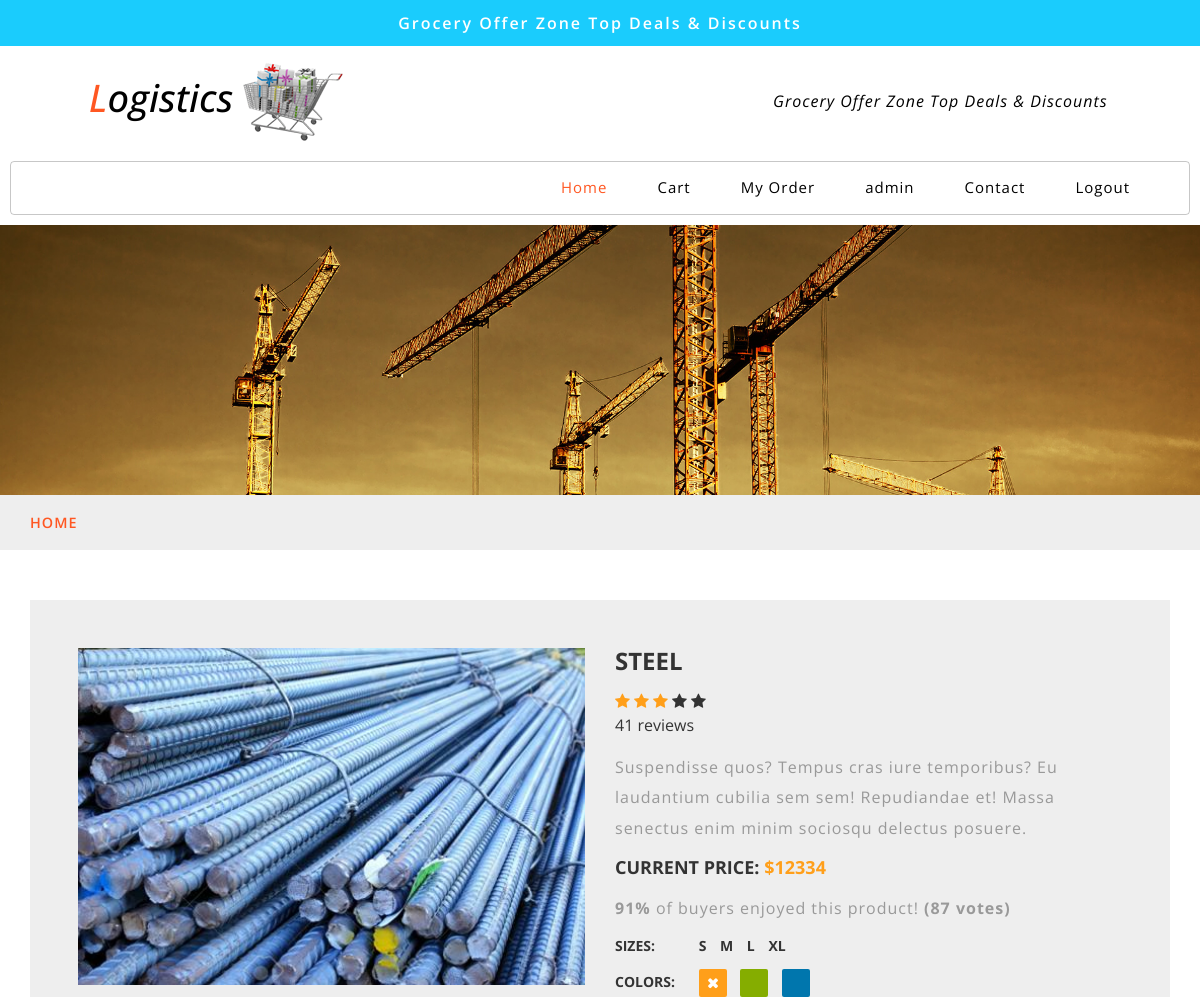
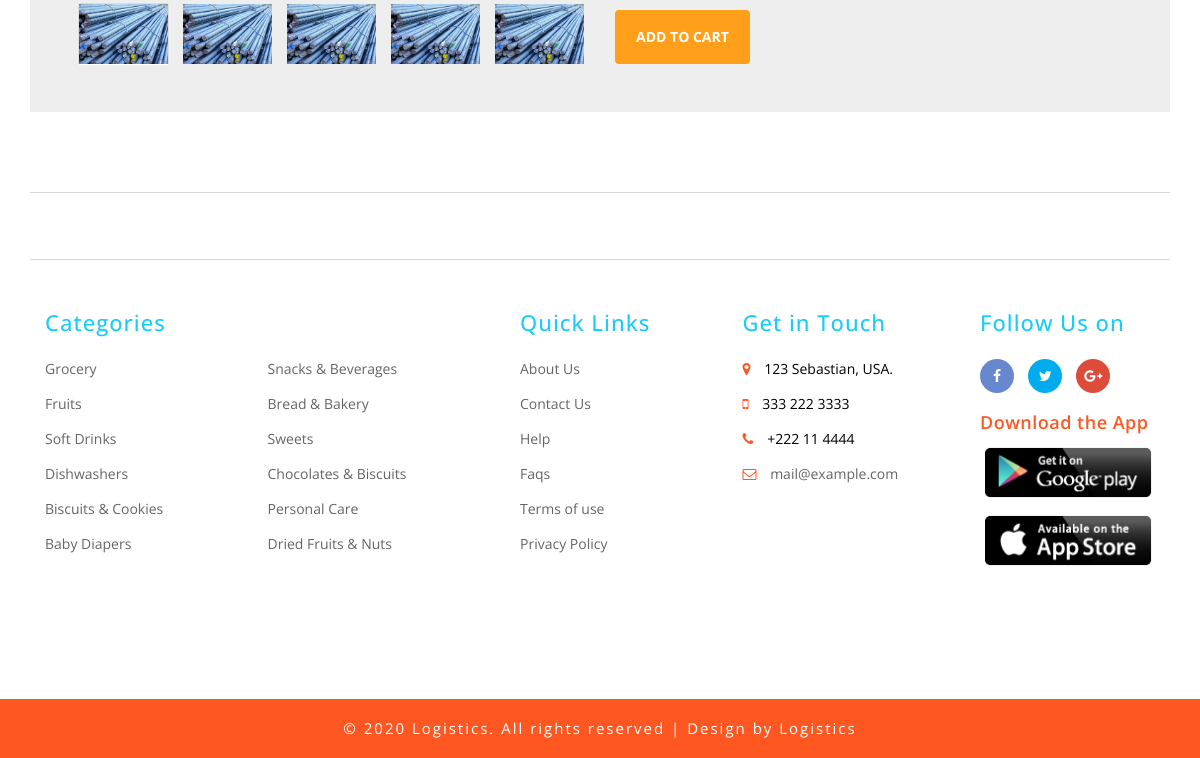
The app's page /umaterialprofile/3 (signed in) with its own data (2 pictures, top to bottom).
### logistic/models.py (models this page shows, shortened)
class Login(db.Model, UserMixin):
    id = db.Column(db.Integer, primary_key=True)
    username = db.Column(db.String(80))
    email = db.Column(db.String(120), unique=True, nullable=False)
    password = db.Column(db.String(80), nullable=False)
    image = db.Column(db.String(20), nullable=False, default='default.jpg')
    usertype = db.Column(db.String(80), nullable=False)

class Materials(db.Model):
    id = db.Column(db.Integer,primary_key=True)
    sowner = db.Column(db.String)
    uowner = db.Column(db.String)
    name = db.Column(db.String(200))
    brand = db.Column(db.String(200))
    avail = db.Column(db.String(200))
    price = db.Column(db.String(200))
    offerprice = db.Column(db.String(200))
    discount = db.Column(db.String(200))
    place = db.Column(db.String(200))
    image = db.Column(db.String(20), nullable=False, default='default.jpg')
    status = db.Column(db.String(200))
    reason = db.Column(db.String(200))
    cart = db.Column(db.String(200))
    desc = db.Column(db.String(200))
    uquantity = db.Column(db.String(200))
    upayment = db.Column(db.String(200))
    utotalprice = db.Column(db.String(200))
    uname = db.Column(db.String((200)))
    uaddress = db.Column(db.String((200)))
    uphone = db.Column(db.String((200)))
    deliverystatus = db.Column(db.String(220))
    offer = db.Column(db.String(220),default='no')
    purchase = db.Column(db.String(220))

### logistic/routes.py (the view)
@app.route('/umaterialprofile/<int:id>', methods=['GET', 'POST'])
@login_required
def umaterialprofile(id):
    form=Cart()
    material = Materials.query.get_or_404(id)
    return render_template("umaterialprofile.html",material = material, form= form)

### logistic/models.py (called while the page is built)
@login_manager.user_loader
def load_user(id):
    return Login.query.get(int(id))

### logistic/templates/umaterialprofile.html (shortened to what this page needs)
{% extends 'userlayout.html' %}
{% block content %}
<!DOCTYPE html>
<html lang="en">
  <head>
    <link href="https://maxcdn.bootstrapcdn.com/font-awesome/4.7.0/css/font-awesome.min.css" rel="stylesheet">
  </head>
  <body>
	<div class="container">
		<div class="card">
			<div class="container-fliud">
				<div class="wrapper row">
					<div class="preview col-md-6">
						<div class="preview-pic tab-content">
						  <div class="tab-pane active" id="pic-1"><img src="../static/pics/{{material.image}}"/></div>
						</div>
						<ul class="preview-thumbnail nav nav-tabs">
						  <li class="active"><a data-target="#pic-1" data-toggle="tab"><img src="../static/pics/{{material.image}}" /></a></li>
						  <li><a data-target="#pic-2" data-toggle="tab"><img src="../static/pics/{{material.image}}" /></a></li>
						  <li><a data-target="#pic-3" data-toggle="tab"><img src="../static/pics/{{material.image}}" /></a></li>
						  <li><a data-target="#pic-4" data-toggle="tab"><img src="../static/pics/{{material.image}}" /></a></li>
						  <li><a data-target="#pic-5" data-toggle="tab"><img src="../static/pics/{{material.image}}" /></a></li>
						</ul>
					</div>
					<div class="details col-md-6">
						<h3 class="product-title">{{material.name}}</h3>
						<div class="rating">
							<div class="stars">
								<span class="fa fa-star checked"></span>
								<span class="fa fa-star checked"></span>
								<span class="fa fa-star checked"></span>
								<span class="fa fa-star"></span>
								<span class="fa fa-star"></span>
							</div>
							<span class="review-no">41 reviews</span>
						</div>
						<p class="product-description">Suspendisse quos? Tempus cras iure temporibus? Eu laudantium cubilia sem sem! Repudiandae et! Massa senectus enim minim sociosqu delectus posuere.</p>
						<h4 class="price">current price: <span>${{material.price}}</span></h4>
						<p class="vote"><strong>91%</strong> of buyers enjoyed this product! <strong>(87 votes)</strong></p>
						<h5 class="sizes">sizes:
							<span class="size" data-toggle="tooltip" title="small">s</span>
							<span class="size" data-toggle="tooltip" title="medium">m</span>
							<span class="size" data-toggle="tooltip" title="large">l</span>
							<span class="size" data-toggle="tooltip" title="xtra large">xl</span>
						</h5>
						<h5 class="colors">colors:
							<span class="color orange not-available" data-toggle="tooltip" title="Not In store"></span>
							<span class="color green"></span>
							<span class="color blue"></span>
            </h5>
						<div class="action">
						<a href="/ucartadd/{{material.id}}">	<button class="like btn btn-default" type="button"> ADD TO CART</button></a>
            </div>
					</div>
                </div>
			</div>
		</div>
	</div>
  </body>
</html>
{% endblock %}

### logistic/templates/userlayout.html (shortened to what this page needs)
<!DOCTYPE html>
<html lang="zxx">
<head>
	<link href="../static/css/bootstrap.css" rel="stylesheet" type="text/css" media="all" />
	<link href="../static/css/style.css" rel="stylesheet" type="text/css" media="all" />
	<link href="../static/css/font-awesome.css" rel="stylesheet">
	<link href="../static/css/popuo-box.css" rel="stylesheet" type="text/css" media="all" />
	<link rel="stylesheet" type="text/css" href="../static/css/jquery-ui1.css">
</head>
<body>
	<div class="header-most-top">
		<p>Grocery Offer Zone Top Deals & Discounts</p>
	</div>
	<div class="header-bot">
		<div class="header-bot_inner_wthreeinfo_header_mid">
			<div class="col-md-4 logo_agile">
				<h1>
					<a href="/">
						<span>L</span>ogistics
						<img src="../static/images/logo2.png" alt=" ">
					</a>
				</h1>
			</div>
			<div class="col-md-8 header">
				<p style="
				width: 370px;
				margin-left: 350px;
				margin-top: 25px; color: black;font-style: italic;
			">Grocery Offer Zone Top Deals & Discounts</p>
			</div>
			<div class="clearfix"></div>
		</div>
	</div>
	<div class="ban-top">
		<div class="container">
			<div class="top_nav_left">
				<nav class="navbar navbar-default">
					<div class="container-fluid">
						<div class="collapse navbar-collapse menu--shylock" id="bs-example-navbar-collapse-1">
							<ul class="nav navbar-nav menu__list">
								<li class="active">
									<a class="nav-stylehead" href="/uindex">Home
									</a>
								</li>
								<li class="">
									<a class="nav-stylehead" href="/ucart">Cart</a>
								</li>
								<li class="">
									<a class="nav-stylehead" href="/umyorder">My Order</a>
								</li>
								<li class="">
									<a class="nav-stylehead" href="/uaccount/{{current_user.id}}">{{current_user.username}}</a>
								</li>
								<li class="">
									<a class="nav-stylehead" href="/ufeedback">Contact</a>
								</li>
								<li class="">
									<a class="nav-stylehead" href="/logout">Logout</a>
								</li>
							</ul>
						</div>
					</div>
				</nav>
			</div>
		</div>
	</div>
	<div class="page-head_agile_info_w3l">
	</div>
	<div class="services-breadcrumb">
		<div class="agile_inner_breadcrumb">
			<div class="container">
				<ul class="w3_short">
					<li>
						<a href="/">Home</a>
					</li>
				</ul>
			</div>
		</div>
	</div>
    {% block content %}
    {% endblock %}
	<footer>
		<div class="container">
			<div class="w3l-grids-footer">
			</div>
			<div class="footer-info w3-agileits-info">
				<div class="col-sm-5 address-right">
					<div class="col-xs-6 footer-grids">
						<h3>Categories</h3>
						<ul>
							<li>
								<a href="product.html">Grocery</a>
							</li>
							<li>
								<a href="product.html">Fruits</a>
							</li>
							<li>
								<a href="product.html">Soft Drinks</a>
							</li>
							<li>
								<a href="product2.html">Dishwashers</a>
							</li>
							<li>
								<a href="product.html">Biscuits & Cookies</a>
							</li>
							<li>
								<a href="product2.html">Baby Diapers</a>
							</li>
						</ul>
					</div>
					<div class="col-xs-6 footer-grids agile-secomk">
						<ul>
							<li>
								<a href="product.html">Snacks & Beverages</a>
							</li>
							<li>
								<a href="product.html">Bread & Bakery</a>
							</li>
							<li>
								<a href="product.html">Sweets</a>
							</li>
							<li>
								<a href="product.html">Chocolates & Biscuits</a>
							</li>
							<li>
								<a href="product2.html">Personal Care</a>
							</li>
							<li>
								<a href="product.html">Dried Fruits & Nuts</a>
							</li>
						</ul>
					</div>
					<div class="clearfix"></div>
				</div>
				<div class="col-sm-5 address-right">
					<div class="col-xs-6 footer-grids">
						<h3>Quick Links</h3>
						<ul>
							<li>
								<a href="about.html">About Us</a>
							</li>
							<li>
								<a href="contact.html">Contact Us</a>
							</li>
							<li>
								<a href="help.html">Help</a>
							</li>
							<li>
								<a href="faqs.html">Faqs</a>
							</li>
							<li>
								<a href="terms.html">Terms of use</a>
							</li>
							<li>
								<a href="privacy.html">Privacy Policy</a>
							</li>
						</ul>
					</div>
					<div class="col-xs-6 footer-grids">
						<h3>Get in Touch</h3>
						<ul>
							<li>
								<i class="fa fa-map-marker"></i> 123 Sebastian, USA.</li>
							<li>
								<i class="fa fa-mobile"></i> 333 222 3333 </li>
							<li>
								<i class="fa fa-phone"></i> +222 11 4444 </li>
							<li>
								<i class="fa fa-envelope-o"></i>
								<a href="mailto:example@mail.com"> mail@example.com</a>
							</li>
						</ul>
					</div>
				</div>
				<div class="col-sm-2 footer-grids  w3l-socialmk">
					<h3>Follow Us on</h3>
					<div class="social">
						<ul>
							<li>
								<a class="icon fb" href="#">
									<i class="fa fa-facebook"></i>
								</a>
							</li>
							<li>
								<a class="icon tw" href="#">
									<i class="fa fa-twitter"></i>
								</a>
							</li>
							<li>
								<a class="icon gp" href="#">
									<i class="fa fa-google-plus"></i>
								</a>
							</li>
						</ul>
					</div>
					<div class="agileits_app-devices">
						<h5>Download the App</h5>
						<a href="#">
							<img src="../static/images/1.png" alt="">
						</a>
						<a href="#">
							<img src="../static/images/2.png" alt="">
						</a>
					</div>
				</div>
				<div class="clearfix"></div>
			</div>
		</div>
	</footer>
	<div class="copy-right">
		<div class="container">
			<p>© 2020 Logistics. All rights reserved | Design by
				<a href=""> Logistics </a>
			</p>
		</div>
	</div>
</body>
</html>

### logistic/templates/umaterialprofile.html (style rules this page uses)
body { font-family: 'open sans'; overflow-x: hidden; }
img { max-width: 100%; }
.preview { display: -webkit-box; display: -webkit-flex; display: -ms-flexbox; display: flex; -webkit-box-orient: vertical; -webkit-box-direction: normal; -webkit-flex-direction: column; -ms-flex-direction: column; flex-direction: column; }
.preview-pic { -webkit-box-flex: 1; -webkit-flex-grow: 1; -ms-flex-positive: 1; flex-grow: 1; }
.preview-thumbnail.nav-tabs { border: none; margin-top: 15px; }
.preview-thumbnail.nav-tabs li { width: 18%; margin-right: 2.5%; }
.preview-thumbnail.nav-tabs li img { max-width: 100%; display: block; }
.preview-thumbnail.nav-tabs li a { padding: 0; margin: 0; }
.preview-thumbnail.nav-tabs li:last-of-type { margin-right: 0; }
.tab-content { overflow: hidden; }
.tab-content img { width: 100%; -webkit-animation-name: opacity; animation-name: opacity; -webkit-animation-duration: .3s; animation-duration: .3s; }
.card { margin-top: 50px; background: #eee; padding: 3em; line-height: 1.5em; }
@media screen and (min-width: 997px) { .wrapper { display: -webkit-box; display: -webkit-flex; display: -ms-flexbox; display: flex; } }
.details { display: -webkit-box; display: -webkit-flex; display: -ms-flexbox; display: flex; -webkit-box-orient: vertical; -webkit-box-direction: normal; -webkit-flex-direction: column; -ms-flex-direction: column; flex-direction: column; }
.colors { -webkit-box-flex: 1; -webkit-flex-grow: 1; -ms-flex-positive: 1; flex-grow: 1; }
.product-title, .price, .sizes, .colors { text-transform: UPPERCASE; font-weight: bold; }
.checked, .price span { color: #ff9f1a; }
.product-title, .rating, .product-description, .price, .vote, .sizes { margin-bottom: 15px; }
.product-title { margin-top: 0; }
.size { margin-right: 10px; }
.size:first-of-type { margin-left: 40px; }
.color { display: inline-block; vertical-align: middle; margin-right: 10px; height: 2em; width: 2em; border-radius: 2px; }
.color:first-of-type { margin-left: 20px; }
.add-to-cart, .like { background: #ff9f1a; padding: 1.2em 1.5em; border: none; text-transform: UPPERCASE; font-weight: bold; color: #fff; -webkit-transition: background .3s ease; transition: background .3s ease; }
.not-available { text-align: center; line-height: 2em; }
.not-available:before { font-family: fontawesome; content: "\f00d"; color: #fff; }
.orange { background: #ff9f1a; }
.green { background: #85ad00; }
.blue { background: #0076ad; }

### records on screen
Login: username "admin"
Materials: image (picture), name "STEEL", price "12334"
